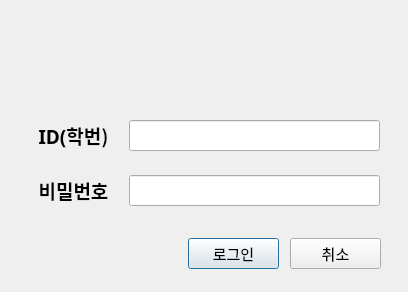
<?xml version="1.0" encoding="UTF-8"?>
<ui version="4.0">
 <class>Dialog</class>
 <widget class="QDialog" name="Dialog">
  <property name="geometry">
   <rect>
    <x>0</x>
    <y>0</y>
    <width>408</width>
    <height>292</height>
   </rect>
  </property>
  <property name="windowTitle">
   <string>Dialog</string>
  </property>
  <widget class="QLineEdit" name="lineEdit">
   <property name="geometry">
    <rect>
     <x>129</x>
     <y>120</y>
     <width>251</width>
     <height>31</height>
    </rect>
   </property>
  </widget>
  <widget class="QLabel" name="label">
   <property name="geometry">
    <rect>
     <x>23</x>
     <y>115</y>
     <width>101</width>
     <height>41</height>
    </rect>
   </property>
   <property name="font">
    <font>
     <family>굴림체</family>
     <pointsize>14</pointsize>
     <weight>75</weight>
     <bold>true</bold>
    </font>
   </property>
   <property name="text">
    <string>ID(학번)</string>
   </property>
   <property name="alignment">
    <set>Qt::AlignCenter</set>
   </property>
  </widget>
  <widget class="QPushButton" name="pushButton">
   <property name="geometry">
    <rect>
     <x>188</x>
     <y>238</y>
     <width>91</width>
     <height>31</height>
    </rect>
   </property>
   <property name="font">
    <font>
     <family>Arial</family>
     <pointsize>11</pointsize>
    </font>
   </property>
   <property name="text">
    <string>로그인</string>
   </property>
  </widget>
  <widget class="QPushButton" name="pushButton_2">
   <property name="geometry">
    <rect>
     <x>290</x>
     <y>238</y>
     <width>91</width>
     <height>31</height>
    </rect>
   </property>
   <property name="font">
    <font>
     <family>Arial</family>
     <pointsize>11</pointsize>
    </font>
   </property>
   <property name="text">
    <string>취소</string>
   </property>
  </widget>
  <widget class="QLineEdit" name="lineEdit_2">
   <property name="geometry">
    <rect>
     <x>129</x>
     <y>175</y>
     <width>251</width>
     <height>31</height>
    </rect>
   </property>
  </widget>
  <widget class="QLabel" name="label_2">
   <property name="geometry">
    <rect>
     <x>23</x>
     <y>170</y>
     <width>101</width>
     <height>41</height>
    </rect>
   </property>
   <property name="font">
    <font>
     <family>굴림체</family>
     <pointsize>14</pointsize>
     <weight>75</weight>
     <bold>true</bold>
    </font>
   </property>
   <property name="text">
    <string>비밀번호</string>
   </property>
   <property name="alignment">
    <set>Qt::AlignCenter</set>
   </property>
  </widget>
 </widget>
 <resources/>
 <connections>
  <connection>
   <sender>pushButton_2</sender>
   <signal>clicked()</signal>
   <receiver>Dialog</receiver>
   <slot>reject()</slot>
   <hints>
    <hint type="sourcelabel">
     <x>348</x>
     <y>262</y>
    </hint>
    <hint type="destinationlabel">
     <x>346</x>
     <y>284</y>
    </hint>
   </hints>
  </connection>
  <connection>
   <sender>pushButton</sender>
   <signal>clicked()</signal>
   <receiver>Dialog</receiver>
   <slot>slot_login()</slot>
   <hints>
    <hint type="sourcelabel">
     <x>197</x>
     <y>253</y>
    </hint>
    <hint type="destinationlabel">
     <x>134</x>
     <y>246</y>
    </hint>
   </hints>
  </connection>
 </connections>
 <slots>
  <slot>slot_login()</slot>
 </slots>
</ui>
